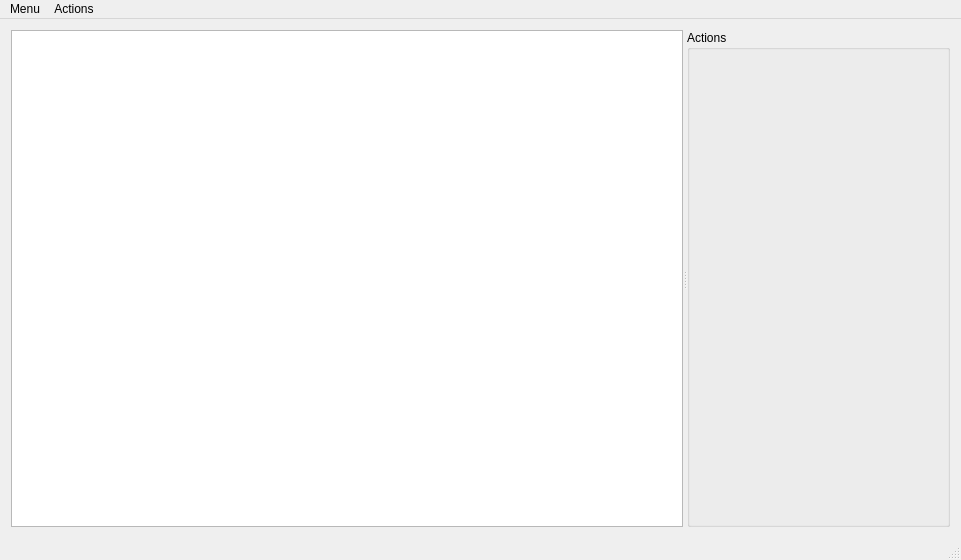
<?xml version="1.0" encoding="UTF-8"?>
<ui version="4.0">
 <class>MainWindow</class>
 <widget class="QMainWindow" name="MainWindow">
  <property name="geometry">
   <rect>
    <x>0</x>
    <y>0</y>
    <width>961</width>
    <height>560</height>
   </rect>
  </property>
  <property name="windowTitle">
   <string>empire-gui</string>
  </property>
  <widget class="QWidget" name="centralWidget">
   <layout class="QVBoxLayout" name="verticalLayout">
    <item>
     <widget class="QSplitter" name="splitter">
      <property name="sizePolicy">
       <sizepolicy hsizetype="Expanding" vsizetype="Expanding">
        <horstretch>0</horstretch>
        <verstretch>0</verstretch>
       </sizepolicy>
      </property>
      <property name="orientation">
       <enum>Qt::Horizontal</enum>
      </property>
      <widget class="GraphicsView" name="graphicsView"/>
      <widget class="QGroupBox" name="groupBox">
       <property name="title">
        <string>Actions</string>
       </property>
      </widget>
     </widget>
    </item>
   </layout>
  </widget>
  <widget class="QMenuBar" name="menuBar">
   <property name="geometry">
    <rect>
     <x>0</x>
     <y>0</y>
     <width>961</width>
     <height>23</height>
    </rect>
   </property>
   <widget class="QMenu" name="menuMenu">
    <property name="title">
     <string>Menu</string>
    </property>
    <addaction name="actionObserver_Mode"/>
   </widget>
   <widget class="QMenu" name="menuActions">
    <property name="title">
     <string>Actions</string>
    </property>
   </widget>
   <addaction name="menuMenu"/>
   <addaction name="menuActions"/>
  </widget>
  <widget class="QStatusBar" name="statusBar"/>
  <action name="actionObserver_Mode">
   <property name="checkable">
    <bool>true</bool>
   </property>
   <property name="checked">
    <bool>true</bool>
   </property>
   <property name="enabled">
    <bool>false</bool>
   </property>
   <property name="text">
    <string>Observer Mode</string>
   </property>
  </action>
 </widget>
 <layoutdefault spacing="6" margin="11"/>
 <customwidgets>
  <customwidget>
   <class>GraphicsView</class>
   <extends>QGraphicsView</extends>
   <header>graphics/graphicsview.hpp</header>
  </customwidget>
 </customwidgets>
 <resources/>
 <connections/>
</ui>
